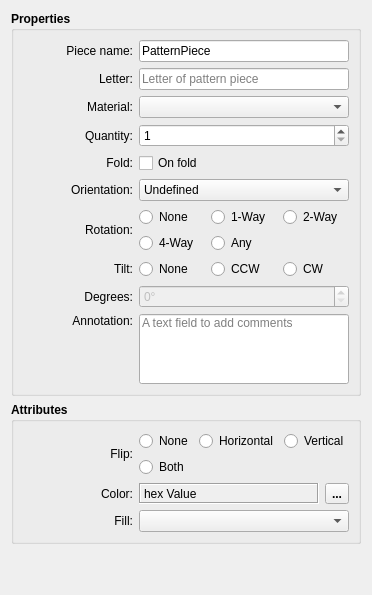
       <widget class="QWidget" name="properties_Page">
        <layout class="QVBoxLayout" name="verticalLayout_19">
         <item>
          <widget class="QGroupBox" name="properties_GroupBox">
           <property name="sizePolicy">
            <sizepolicy hsizetype="Expanding" vsizetype="Preferred">
             <horstretch>0</horstretch>
             <verstretch>0</verstretch>
            </sizepolicy>
           </property>
           <property name="minimumSize">
            <size>
             <width>0</width>
             <height>0</height>
            </size>
           </property>
           <property name="font">
            <font>
             <pointsize>9</pointsize>
             <bold>true</bold>
            </font>
           </property>
           <property name="title">
            <string>Properties</string>
           </property>
           <layout class="QVBoxLayout" name="verticalLayout_31">
            <item>
             <layout class="QGridLayout" name="properties_GridLayout" columnminimumwidth="110,100">
              <item row="0" column="0">
               <widget class="QLabel" name="editName_Label">
                <property name="minimumSize">
                 <size>
                  <width>110</width>
                  <height>0</height>
                 </size>
                </property>
                <property name="font">
                 <font>
                  <pointsize>9</pointsize>
                  <bold>false</bold>
                 </font>
                </property>
                <property name="text">
                 <string>Piece name:</string>
                </property>
                <property name="alignment">
                 <set>Qt::AlignRight|Qt::AlignTrailing|Qt::AlignVCenter</set>
                </property>
               </widget>
              </item>
              <item row="0" column="1">
               <widget class="VLineEdit" name="pieceName_LineEdit">
                <property name="minimumSize">
                 <size>
                  <width>100</width>
                  <height>0</height>
                 </size>
                </property>
                <property name="font">
                 <font>
                  <pointsize>9</pointsize>
                  <bold>false</bold>
                 </font>
                </property>
                <property name="text">
                 <string>PatternPiece</string>
                </property>
                <property name="maxLength">
                 <number>30</number>
                </property>
                <property name="placeholderText">
                 <string>Name can't be empty</string>
                </property>
               </widget>
              </item>
              <item row="1" column="0">
               <widget class="QLabel" name="label_12">
                <property name="minimumSize">
                 <size>
                  <width>110</width>
                  <height>0</height>
                 </size>
                </property>
                <property name="font">
                 <font>
                  <pointsize>9</pointsize>
                  <bold>false</bold>
                 </font>
                </property>
                <property name="text">
                 <string>Letter:</string>
                </property>
                <property name="alignment">
                 <set>Qt::AlignRight|Qt::AlignTrailing|Qt::AlignVCenter</set>
                </property>
               </widget>
              </item>
              <item row="1" column="1">
               <widget class="VLineEdit" name="letter_LineEdit">
                <property name="minimumSize">
                 <size>
                  <width>100</width>
                  <height>0</height>
                 </size>
                </property>
                <property name="font">
                 <font>
                  <pointsize>9</pointsize>
                  <bold>false</bold>
                 </font>
                </property>
                <property name="maxLength">
                 <number>3</number>
                </property>
                <property name="placeholderText">
                 <string>Letter of pattern piece</string>
                </property>
               </widget>
              </item>
              <item row="2" column="0">
               <widget class="QLabel" name="material_Label">
                <property name="minimumSize">
                 <size>
                  <width>110</width>
                  <height>0</height>
                 </size>
                </property>
                <property name="font">
                 <font>
                  <pointsize>9</pointsize>
                  <bold>false</bold>
                 </font>
                </property>
                <property name="text">
                 <string>Material:</string>
                </property>
                <property name="alignment">
                 <set>Qt::AlignRight|Qt::AlignTrailing|Qt::AlignVCenter</set>
                </property>
               </widget>
              </item>
              <item row="2" column="1">
               <widget class="QComboBox" name="material_ComboBox">
                <property name="sizePolicy">
                 <sizepolicy hsizetype="Expanding" vsizetype="Fixed">
                  <horstretch>0</horstretch>
                  <verstretch>0</verstretch>
                 </sizepolicy>
                </property>
                <property name="minimumSize">
                 <size>
                  <width>100</width>
                  <height>0</height>
                 </size>
                </property>
                <property name="font">
                 <font>
                  <pointsize>9</pointsize>
                  <bold>false</bold>
                 </font>
                </property>
                <property name="toolTip">
                 <string>Material the piece is cut from. SeamlyLayout lays out each material on its own tab.</string>
                </property>
               </widget>
              </item>
              <item row="3" column="0">
               <widget class="QLabel" name="labelQuantity_2">
                <property name="minimumSize">
                 <size>
                  <width>110</width>
                  <height>0</height>
                 </size>
                </property>
                <property name="font">
                 <font>
                  <pointsize>9</pointsize>
                  <bold>false</bold>
                 </font>
                </property>
                <property name="text">
                 <string>Quantity:</string>
                </property>
                <property name="alignment">
                 <set>Qt::AlignRight|Qt::AlignTrailing|Qt::AlignVCenter</set>
                </property>
               </widget>
              </item>
              <item row="3" column="1">
               <widget class="QSpinBox" name="quantity_SpinBox">
                <property name="sizePolicy">
                 <sizepolicy hsizetype="Expanding" vsizetype="Fixed">
                  <horstretch>0</horstretch>
                  <verstretch>0</verstretch>
                 </sizepolicy>
                </property>
                <property name="minimumSize">
                 <size>
                  <width>100</width>
                  <height>0</height>
                 </size>
                </property>
                <property name="font">
                 <font>
                  <pointsize>9</pointsize>
                  <bold>false</bold>
                 </font>
                </property>
                <property name="minimum">
                 <number>1</number>
                </property>
                <property name="maximum">
                 <number>9999</number>
                </property>
                <property name="value">
                 <number>1</number>
                </property>
               </widget>
              </item>
              <item row="4" column="0">
               <widget class="QLabel" name="label_15">
                <property name="minimumSize">
                 <size>
                  <width>110</width>
                  <height>0</height>
                 </size>
                </property>
                <property name="font">
                 <font>
                  <pointsize>9</pointsize>
                  <bold>false</bold>
                 </font>
                </property>
                <property name="text">
                 <string>Fold:</string>
                </property>
                <property name="alignment">
                 <set>Qt::AlignRight|Qt::AlignTrailing|Qt::AlignVCenter</set>
                </property>
               </widget>
              </item>
              <item row="4" column="1">
               <widget class="QCheckBox" name="fold_CheckBox">
                <property name="minimumSize">
                 <size>
                  <width>100</width>
                  <height>0</height>
                 </size>
                </property>
                <property name="font">
                 <font>
                  <pointsize>9</pointsize>
                  <bold>false</bold>
                 </font>
                </property>
                <property name="toolTip">
                 <string>The piece is cut on a fold of the fabric. DXF exports write Fold:Y.</string>
                </property>
                <property name="text">
                 <string>On fold</string>
                </property>
               </widget>
              </item>
              <item row="5" column="0">
               <widget class="QLabel" name="label_17">
                <property name="minimumSize">
                 <size>
                  <width>110</width>
                  <height>0</height>
                 </size>
                </property>
                <property name="font">
                 <font>
                  <pointsize>9</pointsize>
                  <bold>false</bold>
                 </font>
                </property>
                <property name="text">
                 <string>Orientation:</string>
                </property>
                <property name="alignment">
                 <set>Qt::AlignRight|Qt::AlignTrailing|Qt::AlignVCenter</set>
                </property>
               </widget>
              </item>
              <item row="5" column="1">
               <widget class="QComboBox" name="orientation_ComboBox">
                <property name="sizePolicy">
                 <sizepolicy hsizetype="Expanding" vsizetype="Fixed">
                  <horstretch>0</horstretch>
                  <verstretch>0</verstretch>
                 </sizepolicy>
                </property>
                <property name="minimumSize">
                 <size>
                  <width>100</width>
                  <height>0</height>
                 </size>
                </property>
                <property name="font">
                 <font>
                  <pointsize>9</pointsize>
                  <bold>false</bold>
                 </font>
                </property>
                <item>
                 <property name="text">
                  <string>Undefined</string>
                 </property>
                </item>
                <item>
                 <property name="text">
                  <string>Left</string>
                 </property>
                </item>
                <item>
                 <property name="text">
                  <string>Right</string>
                 </property>
                </item>
               </widget>
              </item>
              <item row="6" column="0">
               <widget class="QLabel" name="label_18">
                <property name="minimumSize">
                 <size>
                  <width>110</width>
                  <height>0</height>
                 </size>
                </property>
                <property name="font">
                 <font>
                  <pointsize>9</pointsize>
                  <bold>false</bold>
                 </font>
                </property>
                <property name="text">
                 <string>Rotation:</string>
                </property>
                <property name="alignment">
                 <set>Qt::AlignRight|Qt::AlignTrailing|Qt::AlignVCenter</set>
                </property>
               </widget>
              </item>
              <item row="6" column="1">
               <widget class="QWidget" name="rotation_Widget">
                <property name="toolTip">
                 <string>Rotation steps a layout may use for the piece: 1-Way 360°, 2-Way 180°, 4-Way 90°, Any 1°.</string>
                </property>
                <layout class="QGridLayout" name="rotation_GridLayout">
                 <property name="leftMargin">
                  <number>0</number>
                 </property>
                 <property name="topMargin">
                  <number>0</number>
                 </property>
                 <property name="rightMargin">
                  <number>0</number>
                 </property>
                 <property name="bottomMargin">
                  <number>0</number>
                 </property>
                 <item row="0" column="0">
                  <widget class="QRadioButton" name="rotationNone_RadioButton">
                   <property name="font">
                    <font>
                     <pointsize>9</pointsize>
                     <bold>false</bold>
                    </font>
                   </property>
                   <property name="text">
                    <string>None</string>
                   </property>
                   <attribute name="buttonGroup">
                    <string notr="true">rotation_ButtonGroup</string>
                   </attribute>
                  </widget>
                 </item>
                 <item row="0" column="1">
                  <widget class="QRadioButton" name="rotationOneWay_RadioButton">
                   <property name="font">
                    <font>
                     <pointsize>9</pointsize>
                     <bold>false</bold>
                    </font>
                   </property>
                   <property name="text">
                    <string>1-Way</string>
                   </property>
                   <attribute name="buttonGroup">
                    <string notr="true">rotation_ButtonGroup</string>
                   </attribute>
                  </widget>
                 </item>
                 <item row="0" column="2">
                  <widget class="QRadioButton" name="rotationTwoWay_RadioButton">
                   <property name="font">
                    <font>
                     <pointsize>9</pointsize>
                     <bold>false</bold>
                    </font>
                   </property>
                   <property name="text">
                    <string>2-Way</string>
                   </property>
                   <attribute name="buttonGroup">
                    <string notr="true">rotation_ButtonGroup</string>
                   </attribute>
                  </widget>
                 </item>
                 <item row="1" column="0">
                  <widget class="QRadioButton" name="rotationFourWay_RadioButton">
                   <property name="font">
                    <font>
                     <pointsize>9</pointsize>
                     <bold>false</bold>
                    </font>
                   </property>
                   <property name="text">
                    <string>4-Way</string>
                   </property>
                   <attribute name="buttonGroup">
                    <string notr="true">rotation_ButtonGroup</string>
                   </attribute>
                  </widget>
                 </item>
                 <item row="1" column="1">
                  <widget class="QRadioButton" name="rotationAny_RadioButton">
                   <property name="font">
                    <font>
                     <pointsize>9</pointsize>
                     <bold>false</bold>
                    </font>
                   </property>
                   <property name="text">
                    <string>Any</string>
                   </property>
                   <attribute name="buttonGroup">
                    <string notr="true">rotation_ButtonGroup</string>
                   </attribute>
                  </widget>
                 </item>
                </layout>
               </widget>
              </item>
              <item row="7" column="0">
               <widget class="QLabel" name="label_19">
                <property name="minimumSize">
                 <size>
                  <width>110</width>
                  <height>0</height>
                 </size>
                </property>
                <property name="font">
                 <font>
                  <pointsize>9</pointsize>
                  <bold>false</bold>
                 </font>
                </property>
                <property name="text">
                 <string>Tilt:</string>
                </property>
                <property name="alignment">
                 <set>Qt::AlignRight|Qt::AlignTrailing|Qt::AlignVCenter</set>
                </property>
               </widget>
              </item>
              <item row="7" column="1">
               <widget class="QWidget" name="tilt_Widget">
                <property name="toolTip">
                 <string>Direction in which a layout may tilt the piece off its grainline.</string>
                </property>
                <layout class="QGridLayout" name="tilt_GridLayout">
                 <property name="leftMargin">
                  <number>0</number>
                 </property>
                 <property name="topMargin">
                  <number>0</number>
                 </property>
                 <property name="rightMargin">
                  <number>0</number>
                 </property>
                 <property name="bottomMargin">
                  <number>0</number>
                 </property>
                 <item row="0" column="0">
                  <widget class="QRadioButton" name="tiltNone_RadioButton">
                   <property name="font">
                    <font>
                     <pointsize>9</pointsize>
                     <bold>false</bold>
                    </font>
                   </property>
                   <property name="text">
                    <string>None</string>
                   </property>
                   <attribute name="buttonGroup">
                    <string notr="true">tilt_ButtonGroup</string>
                   </attribute>
                  </widget>
                 </item>
                 <item row="0" column="1">
                  <widget class="QRadioButton" name="tiltCounterClockwise_RadioButton">
                   <property name="font">
                    <font>
                     <pointsize>9</pointsize>
                     <bold>false</bold>
                    </font>
                   </property>
                   <property name="text">
                    <string>CCW</string>
                   </property>
                   <attribute name="buttonGroup">
                    <string notr="true">tilt_ButtonGroup</string>
                   </attribute>
                  </widget>
                 </item>
                 <item row="0" column="2">
                  <widget class="QRadioButton" name="tiltClockwise_RadioButton">
                   <property name="font">
                    <font>
                     <pointsize>9</pointsize>
                     <bold>false</bold>
                    </font>
                   </property>
                   <property name="text">
                    <string>CW</string>
                   </property>
                   <attribute name="buttonGroup">
                    <string notr="true">tilt_ButtonGroup</string>
                   </attribute>
                  </widget>
                 </item>
                </layout>
               </widget>
              </item>
              <item row="8" column="0">
               <widget class="QLabel" name="tiltDegrees_Label">
                <property name="minimumSize">
                 <size>
                  <width>110</width>
                  <height>0</height>
                 </size>
                </property>
                <property name="font">
                 <font>
                  <pointsize>9</pointsize>
                  <bold>false</bold>
                 </font>
                </property>
                <property name="text">
                 <string>Degrees:</string>
                </property>
                <property name="alignment">
                 <set>Qt::AlignRight|Qt::AlignTrailing|Qt::AlignVCenter</set>
                </property>
               </widget>
              </item>
              <item row="8" column="1">
               <widget class="QSpinBox" name="tiltDegrees_SpinBox">
                <property name="enabled">
                 <bool>false</bool>
                </property>
                <property name="sizePolicy">
                 <sizepolicy hsizetype="Expanding" vsizetype="Fixed">
                  <horstretch>0</horstretch>
                  <verstretch>0</verstretch>
                 </sizepolicy>
                </property>
                <property name="minimumSize">
                 <size>
                  <width>100</width>
                  <height>0</height>
                 </size>
                </property>
                <property name="font">
                 <font>
                  <pointsize>9</pointsize>
                  <bold>false</bold>
                 </font>
                </property>
                <property name="toolTip">
                 <string>Largest tilt angle, 0 to 90 degrees.</string>
                </property>
                <property name="suffix">
                 <string>°</string>
                </property>
                <property name="maximum">
                 <number>90</number>
                </property>
               </widget>
              </item>
              <item row="9" column="0">
               <widget class="QLabel" name="label_16">
                <property name="minimumSize">
                 <size>
                  <width>110</width>
                  <height>0</height>
                 </size>
                </property>
                <property name="font">
                 <font>
                  <pointsize>9</pointsize>
                  <bold>false</bold>
                 </font>
                </property>
                <property name="text">
                 <string>Annotation:</string>
                </property>
                <property name="alignment">
                 <set>Qt::AlignRight|Qt::AlignTop|Qt::AlignTrailing</set>
                </property>
               </widget>
              </item>
              <item row="9" column="1">
               <widget class="VLineEdit" name="annotation_LineEdit">
                <property name="sizePolicy">
                 <sizepolicy hsizetype="Expanding" vsizetype="Preferred">
                  <horstretch>0</horstretch>
                  <verstretch>0</verstretch>
                 </sizepolicy>
                </property>
                <property name="minimumSize">
                 <size>
                  <width>100</width>
                  <height>70</height>
                 </size>
                </property>
                <property name="maximumSize">
                 <size>
                  <width>16777215</width>
                  <height>16777215</height>
                 </size>
                </property>
                <property name="font">
                 <font>
                  <pointsize>9</pointsize>
                  <bold>false</bold>
                 </font>
                </property>
                <property name="frame">
                 <bool>true</bool>
                </property>
                <property name="alignment">
                 <set>Qt::AlignLeading|Qt::AlignLeft|Qt::AlignTop</set>
                </property>
                <property name="placeholderText">
                 <string>A text field to add comments</string>
                </property>
               </widget>
              </item>
             </layout>
            </item>
           </layout>
          </widget>
         </item>
         <item>
          <widget class="QGroupBox" name="attributes_GroupBox">
           <property name="font">
            <font>
             <pointsize>9</pointsize>
             <bold>true</bold>
            </font>
           </property>
           <property name="title">
            <string>Attributes</string>
           </property>
           <layout class="QVBoxLayout" name="verticalLayout_18">
            <item>
             <layout class="QGridLayout" name="attributes_GridLayout" columnminimumwidth="110,100">
              <item row="0" column="0">
               <widget class="QLabel" name="pieceForbidFlip_Label">
                <property name="sizePolicy">
                 <sizepolicy hsizetype="Preferred" vsizetype="Preferred">
                  <horstretch>0</horstretch>
                  <verstretch>0</verstretch>
                 </sizepolicy>
                </property>
                <property name="minimumSize">
                 <size>
                  <width>110</width>
                  <height>0</height>
                 </size>
                </property>
                <property name="font">
                 <font>
                  <pointsize>9</pointsize>
                  <bold>false</bold>
                 </font>
                </property>
                <property name="text">
                 <string>Flip:</string>
                </property>
                <property name="alignment">
                 <set>Qt::AlignRight|Qt::AlignTrailing|Qt::AlignVCenter</set>
                </property>
               </widget>
              </item>
              <item row="0" column="1">
               <widget class="QWidget" name="flip_Widget">
                <property name="toolTip">
                 <string>Mirror a layout may apply to the piece. Horizontal: left to right. Vertical: top to bottom.</string>
                </property>
                <layout class="QGridLayout" name="flip_GridLayout">
                 <property name="leftMargin">
                  <number>0</number>
                 </property>
                 <property name="topMargin">
                  <number>0</number>
                 </property>
                 <property name="rightMargin">
                  <number>0</number>
                 </property>
                 <property name="bottomMargin">
                  <number>0</number>
                 </property>
                 <item row="0" column="0">
                  <widget class="QRadioButton" name="flipNone_RadioButton">
                   <property name="font">
                    <font>
                     <pointsize>9</pointsize>
                     <bold>false</bold>
                    </font>
                   </property>
                   <property name="text">
                    <string>None</string>
                   </property>
                   <attribute name="buttonGroup">
                    <string notr="true">flip_ButtonGroup</string>
                   </attribute>
                  </widget>
                 </item>
                 <item row="0" column="1">
                  <widget class="QRadioButton" name="flipHorizontal_RadioButton">
                   <property name="font">
                    <font>
                     <pointsize>9</pointsize>
                     <bold>false</bold>
                    </font>
                   </property>
                   <property name="text">
                    <string>Horizontal</string>
                   </property>
                   <attribute name="buttonGroup">
                    <string notr="true">flip_ButtonGroup</string>
                   </attribute>
                  </widget>
                 </item>
                 <item row="0" column="2">
                  <widget class="QRadioButton" name="flipVertical_RadioButton">
                   <property name="font">
                    <font>
                     <pointsize>9</pointsize>
                     <bold>false</bold>
                    </font>
                   </property>
                   <property name="text">
                    <string>Vertical</string>
                   </property>
                   <attribute name="buttonGroup">
                    <string notr="true">flip_ButtonGroup</string>
                   </attribute>
                  </widget>
                 </item>
                 <item row="1" column="0">
                  <widget class="QRadioButton" name="flipBoth_RadioButton">
                   <property name="font">
                    <font>
                     <pointsize>9</pointsize>
                     <bold>false</bold>
                    </font>
                   </property>
                   <property name="text">
                    <string>Both</string>
                   </property>
                   <attribute name="buttonGroup">
                    <string notr="true">flip_ButtonGroup</string>
                   </attribute>
                  </widget>
                 </item>
                </layout>
               </widget>
              </item>
              <item row="1" column="0">
               <widget class="QLabel" name="pieceColor_Label">
                <property name="sizePolicy">
                 <sizepolicy hsizetype="Preferred" vsizetype="Preferred">
                  <horstretch>0</horstretch>
                  <verstretch>0</verstretch>
                 </sizepolicy>
                </property>
                <property name="minimumSize">
                 <size>
                  <width>110</width>
                  <height>0</height>
                 </size>
                </property>
                <property name="font">
                 <font>
                  <pointsize>9</pointsize>
                  <bold>false</bold>
                 </font>
                </property>
                <property name="text">
                 <string>Color:</string>
                </property>
                <property name="alignment">
                 <set>Qt::AlignRight|Qt::AlignTrailing|Qt::AlignVCenter</set>
                </property>
               </widget>
              </item>
              <item row="1" column="1">
               <layout class="QHBoxLayout" name="horizontalLayout_5">
                <item>
                 <widget class="QLabel" name="color_Label">
                  <property name="sizePolicy">
                   <sizepolicy hsizetype="Expanding" vsizetype="Preferred">
                    <horstretch>0</horstretch>
                    <verstretch>0</verstretch>
                   </sizepolicy>
                  </property>
                  <property name="minimumSize">
                   <size>
                    <width>80</width>
                    <height>0</height>
                   </size>
                  </property>
                  <property name="font">
                   <font>
                    <pointsize>9</pointsize>
                    <bold>false</bold>
                   </font>
                  </property>
                  <property name="autoFillBackground">
                   <bool>true</bool>
                  </property>
                  <property name="frameShape">
                   <enum>QFrame::Box</enum>
                  </property>
                  <property name="frameShadow">
                   <enum>QFrame::Sunken</enum>
                  </property>
                  <property name="text">
                   <string>hex Value</string>
                  </property>
                 </widget>
                </item>
                <item>
                 <widget class="QToolButton" name="colorPicker_ToolButton">
                  <property name="text">
                   <string notr="true">...</string>
                  </property>
                  <property name="icon">
                   <iconset resource="../../../../vmisc/share/resources/icon.qrc">
                    <normaloff>:/icon/32x32/color_picker.png</normaloff>:/icon/32x32/color_picker.png</iconset>
                  </property>
                 </widget>
                </item>
               </layout>
              </item>
              <item row="2" column="0">
               <widget class="QLabel" name="pieceFill_Label">
                <property name="sizePolicy">
                 <sizepolicy hsizetype="Preferred" vsizetype="Preferred">
                  <horstretch>0</horstretch>
                  <verstretch>0</verstretch>
                 </sizepolicy>
                </property>
                <property name="minimumSize">
                 <size>
                  <width>110</width>
                  <height>0</height>
                 </size>
                </property>
                <property name="font">
                 <font>
                  <pointsize>9</pointsize>
                  <bold>false</bold>
                 </font>
                </property>
                <property name="text">
                 <string>Fill:</string>
                </property>
                <property name="alignment">
                 <set>Qt::AlignRight|Qt::AlignTrailing|Qt::AlignVCenter</set>
                </property>
               </widget>
              </item>
              <item row="2" column="1">
               <widget class="PieceFillComboBox" name="fill_ComboBox">
                <property name="sizePolicy">
                 <sizepolicy hsizetype="Expanding" vsizetype="Fixed">
                  <horstretch>0</horstretch>
                  <verstretch>0</verstretch>
                 </sizepolicy>
                </property>
                <property name="minimumSize">
                 <size>
                  <width>100</width>
                  <height>0</height>
                 </size>
                </property>
                <property name="font">
                 <font>
                  <pointsize>9</pointsize>
                  <bold>false</bold>
                 </font>
                </property>
               </widget>
              </item>
             </layout>
            </item>
           </layout>
          </widget>
         </item>
         <item>
          <spacer name="verticalSpacer">
           <property name="orientation">
            <enum>Qt::Vertical</enum>
           </property>
           <property name="sizeHint" stdset="0">
            <size>
             <width>20</width>
             <height>40</height>
            </size>
           </property>
          </spacer>
         </item>
        </layout>
       </widget>
